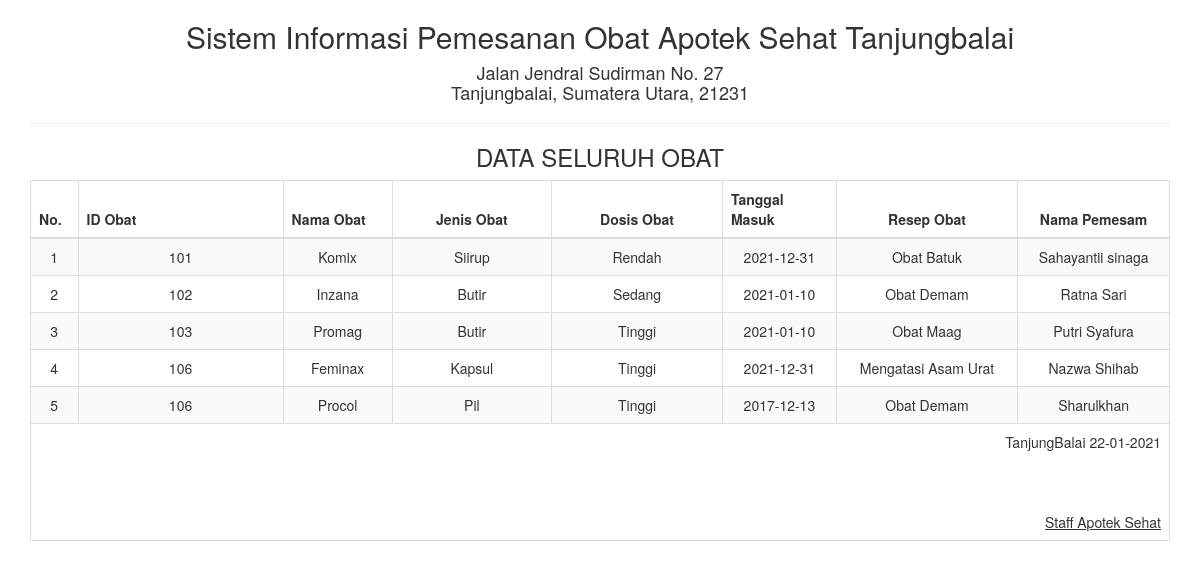
The app's page /report/obat_semua.php with its own data.
### tables this page shows
CREATE TABLE `obat` (
  `id` int(5) NOT NULL,
  `id_obat` int(5) NOT NULL,
  `nama_obat` varchar(25) NOT NULL,
  `jenis_obat` varchar(30) NOT NULL,
  `dosis_obat` varchar(30) NOT NULL,
  `tanggal_masuk` date NOT NULL,
  `resep_obat` varchar(100) NOT NULL,
  `nama_pemesan` varchar(50) NOT NULL
);

### report/obat_semua.php (the view, shortened to what this page needs)
<!DOCTYPE html>
<html>
    <head>
        <link href="../Assets/css/bootstrap.min.css" rel="stylesheet" type="text/css"/>
    </head>
    <body onload="print()">
        <?php
        include '../config/koneksi.php';
        ?>
        <div class="container">
            <div class='row'>
                <div class="col-sm-12">
                    <div class="text-center">
                        <h2>Sistem Informasi Pemesanan Obat Apotek Sehat Tanjungbalai </h2>
                        <h4>Jalan Jendral Sudirman No. 27<br> Tanjungbalai, Sumatera Utara, 21231</h4>
                        <hr>
                        <h3>DATA SELURUH OBAT</h3>
                        <table class="table table-bordered table-striped table-hover">
                        <tbody>
                                <thead>
								<tr>
									<th>No.</th>
                                    <th width="18%">ID Obat</th>
                                    <th>Nama Obat</th><th width="14%">
                                    <center> Jenis Obat</center></th>
                                    <th width="15%"><center>Dosis Obat</center>
                                    </th><th width="10%">Tanggal Masuk</th><th>
                                    <center>Resep Obat</center>
                                    </th><th>
                                    <center>Nama Pemesam</center></th>
								</tr>
								</thead>
							<tbody>
                            <?php
                            $sql = "SELECT * FROM obat";
                            $query = mysqli_query($koneksi, $sql) or die("SQL Anda Salah");
                            $nomor = 0;
                            while ($data = mysqli_fetch_array($query)) {
                                $nomor++;
                                ?>
                                <tr>
                                    <td><?= $nomor ?></td>
									<td><?= $data['id_obat'] ?></td>
                                    <td><?= $data['nama_obat'] ?></td>
                                    <td><?= $data['jenis_obat'] ?></td>
                                    <td><?= $data['dosis_obat'] ?></td>
									<td><?= $data['tanggal_masuk'] ?></td>
									<td><?= $data['resep_obat'] ?></td>
									<td><?= $data['nama_pemesan'] ?></td>
                                </tr>
                            <?php } ?>
							</tbody>
                        </tbody>
                            <tfoot>
                                <tr>
                                    <td colspan="8" class="text-right">
                                        TanjungBalai  <?= date("d-m-Y") ?>
                                        <br><br><br><br>
                                        <u>Staff Apotek Sehat<strong></u><br>
									</td>
								</tr>
							</tfoot>
                        </table>
                    </div>
                </div>
            </div>
    </body>
</html>

### records on screen
obat: id_obat "101", nama_obat "Komix", jenis_obat "Siirup", dosis_obat "Rendah", tanggal_masuk "2021-12-31", resep_obat "Obat Batuk", nama_pemesan "Sahayantii sinaga"
obat: id_obat "102", nama_obat "Inzana", jenis_obat "Butir", dosis_obat "Sedang", tanggal_masuk "2021-01-10", resep_obat "Obat Demam", nama_pemesan "Ratna Sari"
obat: id_obat "103", nama_obat "Promag", jenis_obat "Butir", dosis_obat "Tinggi", tanggal_masuk "2021-01-10", resep_obat "Obat Maag", nama_pemesan "Putri Syafura"
obat: id_obat "106", nama_obat "Feminax", jenis_obat "Kapsul", dosis_obat "Tinggi", tanggal_masuk "2021-12-31", resep_obat "Mengatasi Asam Urat", nama_pemesan "Nazwa Shihab"
obat: id_obat "106", nama_obat "Procol", jenis_obat "Pil", dosis_obat "Tinggi", tanggal_masuk "2017-12-13", resep_obat "Obat Demam", nama_pemesan "Sharulkhan"
